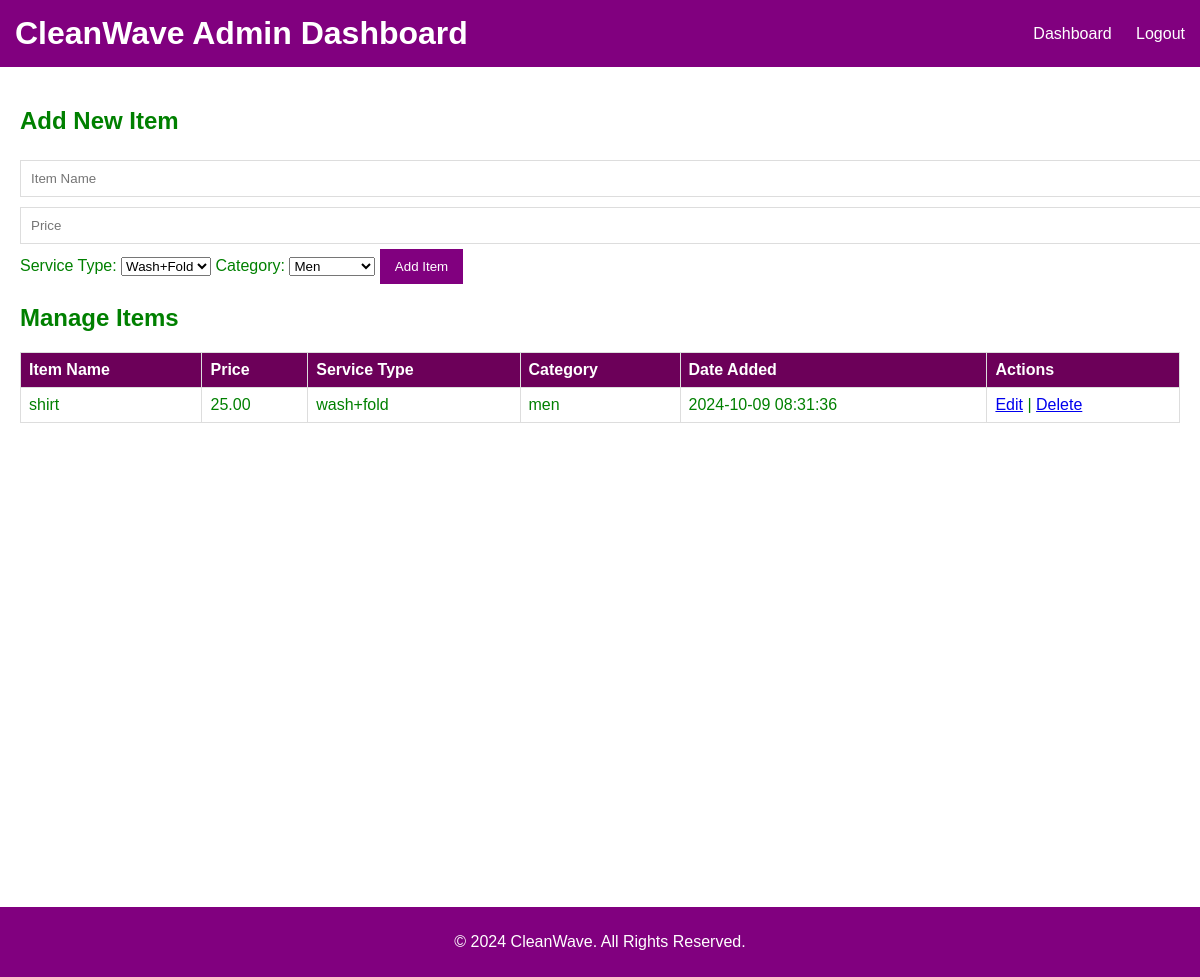
The page /admin/manage_items.php on the database its author committed.
### tables this page shows
CREATE TABLE `items` (
  `id` int NOT NULL AUTO_INCREMENT,
  `item_name` varchar(100) NOT NULL,
  `price` decimal(10,2) NOT NULL,
  `service_type` enum('wash+fold','wash+iron','dry clean','steam iron','stain clear') NOT NULL,
  `category` enum('men','women','kid','household') NOT NULL,
  `created_at` timestamp NULL DEFAULT CURRENT_TIMESTAMP,
  PRIMARY KEY (`id`)
);

### admin/manage_items.php (the view, shortened to what this page needs)
<?php
include('../includes/db_connect.php');
$sql = "SELECT * FROM items ORDER BY created_at DESC";
$stmt = $pdo->query($sql);
$items = $stmt->fetchAll(PDO::FETCH_ASSOC);
?>
<!DOCTYPE html>
<html lang="en">
<head>
    <link rel="stylesheet" href="../assets/css/style.css">
</head>
<body>
    <?php include('../includes/header.php'); ?>
    <div class="content">
        <h2>Add New Item</h2>
        <form action="process_add_item.php" method="POST" onsubmit="return validateItemForm();">
            <input type="text" name="item_name" id="item_name" placeholder="Item Name" required>
            <input type="number" name="price" id="price" step="0.01" placeholder="Price" required>
            <label for="service_type">Service Type:</label>
            <select name="service_type" id="service_type" required>
                <option value="wash+fold">Wash+Fold</option>
            </select>
            <label for="category">Category:</label>
            <select name="category" id="category" required>
                <option value="men">Men</option>
            </select>
            <button type="submit">Add Item</button>
        </form>
        <h2>Manage Items</h2>
        <table>
            <thead>
                <tr>
                    <th>Item Name</th>
                    <th>Price</th>
                    <th>Service Type</th>
                    <th>Category</th>
                    <th>Date Added</th>
                    <th>Actions</th>
                </tr>
            </thead>
            <tbody>
                <?php foreach ($items as $item): ?>
                <tr>
                    <td><?= htmlspecialchars($item['item_name']) ?></td>
                    <td><?= htmlspecialchars($item['price']) ?></td>
                    <td><?= htmlspecialchars($item['service_type']) ?></td>
                    <td><?= htmlspecialchars($item['category']) ?></td>
                    <td><?= htmlspecialchars($item['created_at']) ?></td>
                    <td>
                        <a href="edit_item.php?id=<?= $item['id'] ?>">Edit</a> |
                        <a href="delete_item.php?id=<?= $item['id'] ?>" onclick="return confirm('Are you sure you want to delete this item?');">Delete</a>
                    </td>
                </tr>
                <?php endforeach; ?>
            </tbody>
        </table>
    </div>
    <?php include('../includes/footer.php'); ?>
</body>
</html>

### assets/css/style.css (style rules this page uses)
body { font-family: Arial, sans-serif; margin: 0; padding: 0; color:green; background-color: #ffffff; }
.content { padding: 20px; background-color: #ffffff; min-height: 100vh; }
table { width: 100%; border-collapse: collapse; margin-top: 20px; }
table, th, td { border: 1px solid #ddd; padding: 8px; text-align: left; }
table thead { background-color: #81007f; }
table th { background-color: #6c0059; color: white; }
form { margin-bottom: 20px; }
form input[type="text"], form input[type="number"], form textarea { width: 100%; padding: 10px; margin: 5px 0; border: 1px solid #ddd; }
form button { padding: 10px 15px; background-color: #81007f; color: white; border: none; cursor: pointer; }

### includes/header.php (style rules this page uses)
body { font-family: Arial, sans-serif; margin: 0; padding: 0; background-color: #ffffff; color:green; }

### rows shown on the page
items: item_name "shirt", price "25.00", service_type "wash+fold", category "men", created_at "2024-10-09 08:31:36"
